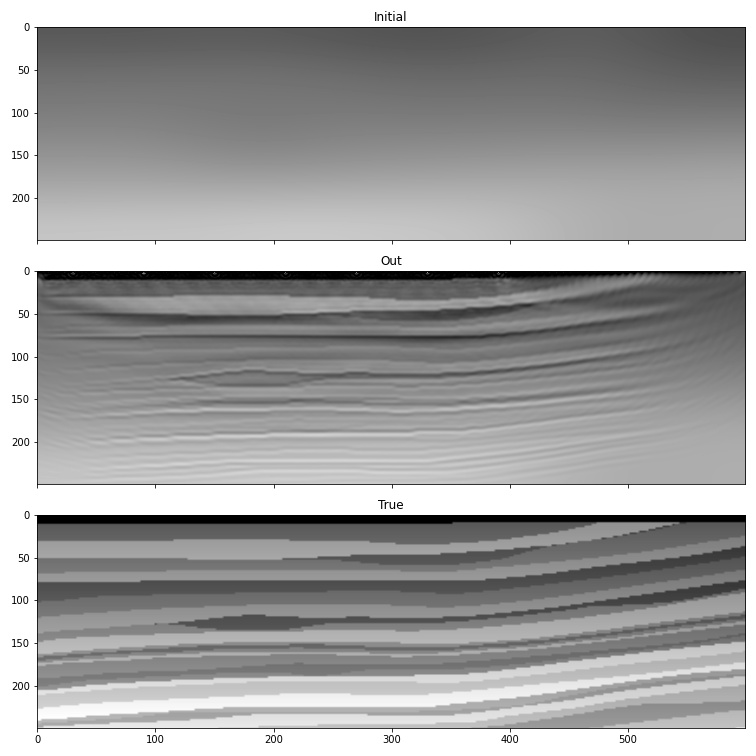

Write Python code to recreate this figure.
import torch
from scipy.ndimage import gaussian_filter
import matplotlib.pyplot as plt
import deepwave
from deepwave import scalar

device = torch.device('cuda')
nx = 2301
ny = 751
dx = 4.0
v_true = torch.from_file('marmousi_vp.bin',
                         size=nx*ny).reshape(nx, ny)

# Select portion of model for inversion
nx = 600
ny = 250
v_true = v_true[:nx, :ny]

# Smooth to use as starting model
v_init = torch.tensor(1/gaussian_filter(1/v_true.numpy(), 40)).to(device)
v = v_init.clone()
v.requires_grad_()

n_shots = 115

n_sources_per_shot = 1
d_source = 20  # 20 * 4m = 80m
first_source = 10  # 10 * 4m = 40m
source_depth = 2  # 2 * 4m = 8m

n_receivers_per_shot = 384
d_receiver = 6  # 6 * 4m = 24m
first_receiver = 0  # 0 * 4m = 0m
receiver_depth = 2  # 2 * 4m = 8m

freq = 25
nt = 750
dt = 0.004
peak_time = 1.5 / freq

observed_data = (
    torch.from_file('marmousi_data.bin',
                    size=n_shots*n_receivers_per_shot*nt)
    .reshape(n_shots, n_receivers_per_shot, nt)
)

# Select portion of data for inversion
n_shots = 20
n_receivers_per_shot = 100
nt = 300
observed_data = observed_data[:n_shots, :n_receivers_per_shot, :nt].to(device)

# Scale observed data to have unit RMS amplitude
observed_data /= (observed_data**2).mean().sqrt().item()

# source_locations
source_locations = torch.zeros(n_shots, n_sources_per_shot, 2,
                               dtype=torch.long, device=device)
source_locations[..., 1] = source_depth
source_locations[:, 0, 0] = torch.arange(n_shots) * d_source + first_source

# receiver_locations
receiver_locations = torch.zeros(n_shots, n_receivers_per_shot, 2,
                                 dtype=torch.long, device=device)
receiver_locations[..., 1] = receiver_depth
receiver_locations[:, :, 0] = (
    (torch.arange(n_receivers_per_shot) * d_receiver + first_receiver)
    .repeat(n_shots, 1)
)

# source_amplitudes
source_amplitudes = (
    (deepwave.wavelets.ricker(freq, nt, dt, peak_time))
    .repeat(n_shots, n_sources_per_shot, 1).to(device)
)

# Setup optimiser to perform inversion
optimiser = torch.optim.LBFGS([v])
loss_fn = torch.nn.MSELoss()

# Run optimisation/inversion
n_epochs = 5
v_true = v_true.to(device)

for epoch in range(n_epochs):
    def closure():
        optimiser.zero_grad()
        out = scalar(
            v, dx, dt,
            source_amplitudes=source_amplitudes,
            source_locations=source_locations,
            receiver_locations=receiver_locations,
            pml_freq=freq,
        )
        predicted = out[-1]
        predicted_norm = (predicted.detach()**2).mean().sqrt().item()
        if predicted_norm > 0:
          normed_predicted = predicted / predicted_norm
        else:
          normed_predicted = predicted
        lower_mask = torch.nn.functional.relu(-(v.detach()-1200))
        upper_mask = torch.nn.functional.relu(v.detach()-6000)
        loss = (1e6*loss_fn(normed_predicted, observed_data) +
                (((v-1200)**2)*lower_mask).mean() +
                (((v-6000)**2)*upper_mask).mean())
        loss.backward()
        return loss

    optimiser.step(closure)

# Plot
vmin = v_true.min()
vmax = v_true.max()
_, ax = plt.subplots(3, figsize=(10.5, 10.5), sharex=True, sharey=True)
ax[0].imshow(v_init.cpu().T, aspect='auto', cmap='gray',
             vmin=vmin, vmax=vmax)
ax[0].set_title("Initial")
ax[1].imshow(v.detach().cpu().T, aspect='auto', cmap='gray',
             vmin=vmin, vmax=vmax)
ax[1].set_title("Out")
ax[2].imshow(v_true.cpu().T, aspect='auto', cmap='gray',
             vmin=vmin, vmax=vmax)
ax[2].set_title("True")
plt.tight_layout()
